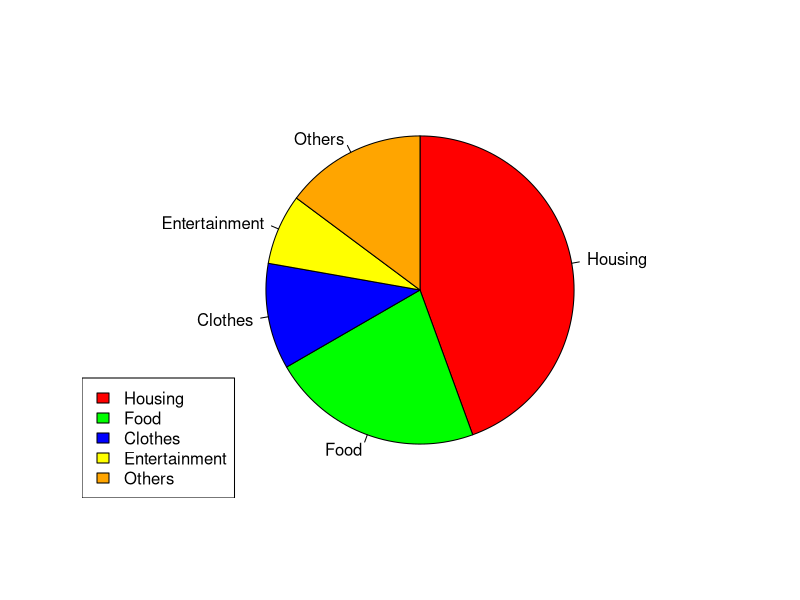
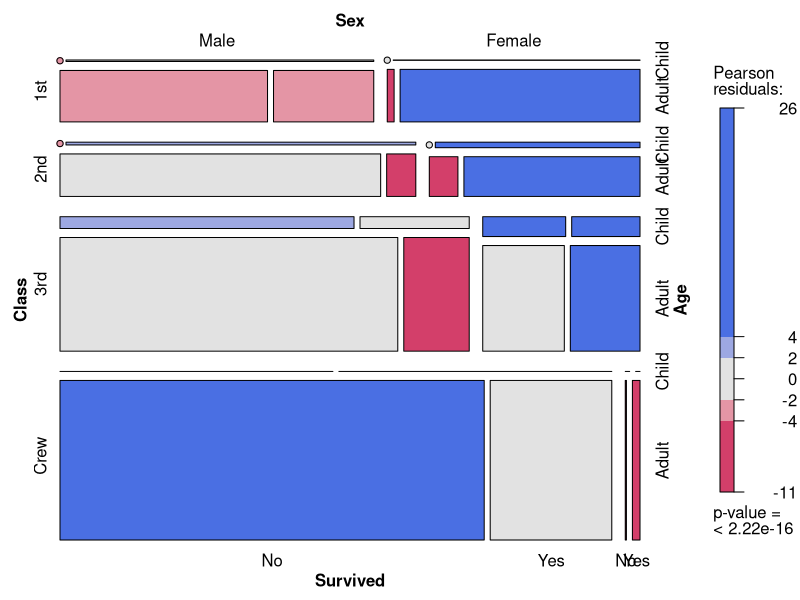

Recreate these plots in R, in order.
#piechart
x<-c(600,300,150,100,200)
myl<-c("Housing","Food","Clothes","Entertainment","Others")
color<-c("red","green","blue","yellow","orange")
pie(x,lab=myl,init.angle = 90,clockwise = TRUE,col=color)
legend("bottomleft",myl,fill=color)


# Consider the Titanic dataset, perform the following operations. Show the
# frequency and plot the pie chart for survival and non-survival subsets of the
# following.
# 1. First Class Adult
# 2. Second Class Adult
# 3. Third Class Adult
# 4. Adults in Crew
# 5 Male in First Class
# VI. MaleinSecond Class
# VII.Female in Third Class
# VIII.Female in Crew
# IX. MaleChild
# X. MaleAdult
# XI. Female Child
# XII.Female Adult
# Plot summary and frequency of the dataset along with mosaic.

View(Titanic)
dimnames(Titanic)

#mosaic
library(vcd)
mosaic(~Class+Sex+Age+Survived,data=Titanic,shade=TRUE,
        legend=TRUE)
